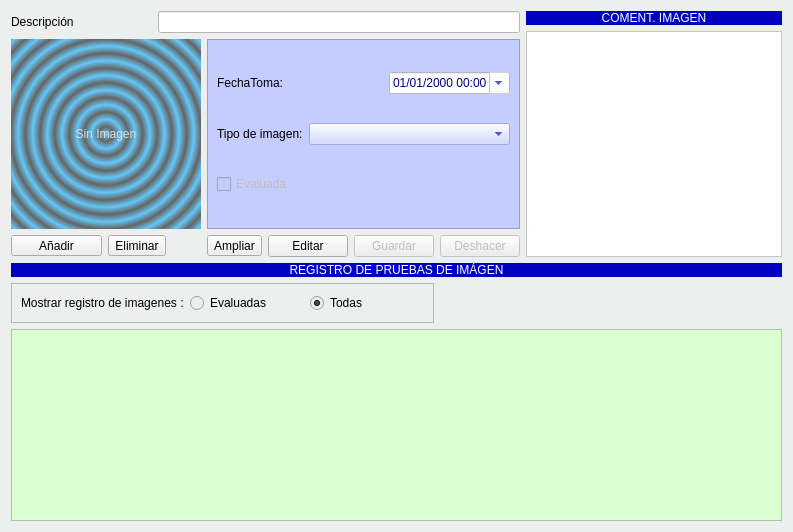
               <widget class="QWidget" name="tabWidget_2Page4">
                <property name="styleSheet">
                 <string notr="true">background-color: #ecefed;</string>
                </property>
                <attribute name="icon">
                 <iconset resource="../maya.qrc">
                  <normaloff>:/Icons/PNG/XRay.png</normaloff>:/Icons/PNG/XRay.png</iconset>
                </attribute>
                <attribute name="title">
                 <string>Imágenes</string>
                </attribute>
                <layout class="QGridLayout" name="gridLayout_19">
                 <item row="0" column="0" rowspan="2" colspan="2">
                  <widget class="QLabel" name="label_51">
                   <property name="maximumSize">
                    <size>
                     <width>16777215</width>
                     <height>27</height>
                    </size>
                   </property>
                   <property name="text">
                    <string>Descripción</string>
                   </property>
                  </widget>
                 </item>
                 <item row="0" column="2" rowspan="2" colspan="5">
                  <widget class="QLineEdit" name="lineEdit_descripcionimagen">
                   <property name="enabled">
                    <bool>false</bool>
                   </property>
                   <property name="styleSheet">
                    <string notr="true">color: rgb(0, 0, 128);
background-color: rgb(255, 255, 255);</string>
                   </property>
                  </widget>
                 </item>
                 <item row="0" column="7">
                  <widget class="QLabel" name="label_87">
                   <property name="maximumSize">
                    <size>
                     <width>16777215</width>
                     <height>27</height>
                    </size>
                   </property>
                   <property name="styleSheet">
                    <string notr="true">background-color: rgb(0, 0, 192);
color: rgb(255,255,255);
</string>
                   </property>
                   <property name="text">
                    <string>COMENT. IMAGEN</string>
                   </property>
                   <property name="alignment">
                    <set>Qt::AlignCenter</set>
                   </property>
                  </widget>
                 </item>
                 <item row="2" column="0" colspan="3">
                  <widget class="QLabel" name="lblImagenDiagnostico">
                   <property name="minimumSize">
                    <size>
                     <width>190</width>
                     <height>190</height>
                    </size>
                   </property>
                   <property name="styleSheet">
                    <string notr="true">background-color: qradialgradient(spread:repeat, cx:0.5, cy:0.5, radius:0.077, fx:0.5, fy:0.5, stop:0 rgba(0, 169, 255, 147), stop:0.497326 rgba(0, 0, 0, 147), stop:1 rgba(0, 169, 255, 147));
color: rgb(222, 222, 222);</string>
                   </property>
                   <property name="text">
                    <string>Sin Imagen</string>
                   </property>
                   <property name="alignment">
                    <set>Qt::AlignCenter</set>
                   </property>
                  </widget>
                 </item>
                 <item row="2" column="3" colspan="4">
                  <widget class="QFrame" name="frame_26">
                   <property name="styleSheet">
                    <string notr="true">background-color: rgb(197, 205, 255);</string>
                   </property>
                   <property name="frameShape">
                    <enum>QFrame::StyledPanel</enum>
                   </property>
                   <property name="frameShadow">
                    <enum>QFrame::Raised</enum>
                   </property>
                   <layout class="QGridLayout" name="gridLayout_11">
                    <item row="2" column="0">
                     <widget class="QCheckBox" name="checkBox_evaluada">
                      <property name="enabled">
                       <bool>false</bool>
                      </property>
                      <property name="text">
                       <string>Evaluada</string>
                      </property>
                     </widget>
                    </item>
                    <item row="1" column="0">
                     <widget class="QLabel" name="label_53">
                      <property name="text">
                       <string>Tipo de imagen:</string>
                      </property>
                     </widget>
                    </item>
                    <item row="1" column="1" colspan="4">
                     <widget class="QComboBox" name="comboBox_tipoImagen">
                      <property name="enabled">
                       <bool>false</bool>
                      </property>
                      <property name="minimumSize">
                       <size>
                        <width>116</width>
                        <height>0</height>
                       </size>
                      </property>
                      <property name="styleSheet">
                       <string notr="true">color: rgb(0, 0, 128);</string>
                      </property>
                     </widget>
                    </item>
                    <item row="0" column="0">
                     <widget class="QLabel" name="label_52">
                      <property name="text">
                       <string>FechaToma:</string>
                      </property>
                     </widget>
                    </item>
                    <item row="0" column="3" colspan="2">
                     <widget class="QDateTimeEdit" name="dateEdit_fechaimagen">
                      <property name="enabled">
                       <bool>false</bool>
                      </property>
                      <property name="maximumSize">
                       <size>
                        <width>165</width>
                        <height>16777215</height>
                       </size>
                      </property>
                      <property name="styleSheet">
                       <string notr="true">color: rgb(0, 0, 128);
background-color: rgb(255, 255, 255);</string>
                      </property>
                      <property name="displayFormat">
                       <string>dd/MM/yyyy HH:mm</string>
                      </property>
                      <property name="calendarPopup">
                       <bool>true</bool>
                      </property>
                     </widget>
                    </item>
                   </layout>
                  </widget>
                 </item>
                 <item row="3" column="0">
                  <widget class="QToolButton" name="btnAnadirImagen">
                   <property name="minimumSize">
                    <size>
                     <width>91</width>
                     <height>0</height>
                    </size>
                   </property>
                   <property name="toolTip">
                    <string/>
                   </property>
                   <property name="text">
                    <string>Añadir</string>
                   </property>
                   <property name="icon">
                    <iconset resource="../maya.qrc">
                     <normaloff>:/Icons/PNG/add.png</normaloff>:/Icons/PNG/add.png</iconset>
                   </property>
                   <property name="toolButtonStyle">
                    <enum>Qt::ToolButtonTextBesideIcon</enum>
                   </property>
                  </widget>
                 </item>
                 <item row="3" column="1" colspan="2">
                  <widget class="QToolButton" name="btnBorrarImagen">
                   <property name="toolTip">
                    <string/>
                   </property>
                   <property name="text">
                    <string>Eliminar</string>
                   </property>
                   <property name="icon">
                    <iconset resource="../maya.qrc">
                     <normaloff>:/Icons/PNG/Delete.png</normaloff>:/Icons/PNG/Delete.png</iconset>
                   </property>
                   <property name="toolButtonStyle">
                    <enum>Qt::ToolButtonTextBesideIcon</enum>
                   </property>
                  </widget>
                 </item>
                 <item row="3" column="3">
                  <widget class="QToolButton" name="btnVerImagen">
                   <property name="toolTip">
                    <string/>
                   </property>
                   <property name="text">
                    <string>Ampliar</string>
                   </property>
                   <property name="icon">
                    <iconset resource="../maya.qrc">
                     <normaloff>:/Icons/PNG/XRay.png</normaloff>:/Icons/PNG/XRay.png</iconset>
                   </property>
                   <property name="toolButtonStyle">
                    <enum>Qt::ToolButtonTextBesideIcon</enum>
                   </property>
                  </widget>
                 </item>
                 <item row="3" column="4">
                  <widget class="QPushButton" name="pushButton_editarimagen">
                   <property name="text">
                    <string>Editar</string>
                   </property>
                   <property name="icon">
                    <iconset resource="../maya.qrc">
                     <normaloff>:/Icons/PNG/edit.png</normaloff>:/Icons/PNG/edit.png</iconset>
                   </property>
                  </widget>
                 </item>
                 <item row="3" column="5">
                  <widget class="QPushButton" name="pushButton_GuardarImagen">
                   <property name="enabled">
                    <bool>false</bool>
                   </property>
                   <property name="text">
                    <string>Guardar</string>
                   </property>
                   <property name="icon">
                    <iconset resource="../maya.qrc">
                     <normaloff>:/Icons/PNG/Save.png</normaloff>:/Icons/PNG/Save.png</iconset>
                   </property>
                  </widget>
                 </item>
                 <item row="5" column="0" colspan="8">
                  <widget class="QLabel" name="label_17">
                   <property name="styleSheet">
                    <string notr="true">background-color: rgb(0, 0, 192);
color: rgb(255,255,255);
</string>
                   </property>
                   <property name="text">
                    <string>REGISTRO DE PRUEBAS DE IMÁGEN</string>
                   </property>
                   <property name="alignment">
                    <set>Qt::AlignCenter</set>
                   </property>
                  </widget>
                 </item>
                 <item row="6" column="0" colspan="6">
                  <widget class="QFrame" name="frame_6">
                   <property name="minimumSize">
                    <size>
                     <width>180</width>
                     <height>39</height>
                    </size>
                   </property>
                   <property name="frameShape">
                    <enum>QFrame::StyledPanel</enum>
                   </property>
                   <property name="frameShadow">
                    <enum>QFrame::Raised</enum>
                   </property>
                   <layout class="QHBoxLayout" name="horizontalLayout_8">
                    <item>
                     <widget class="QLabel" name="label_63">
                      <property name="text">
                       <string>Mostrar registro de imagenes :</string>
                      </property>
                     </widget>
                    </item>
                    <item>
                     <widget class="QRadioButton" name="radImagenEvaluada">
                      <property name="text">
                       <string>Evaluadas</string>
                      </property>
                      <property name="checked">
                       <bool>false</bool>
                      </property>
                     </widget>
                    </item>
                    <item>
                     <widget class="QRadioButton" name="radImagenPendiente">
                      <property name="text">
                       <string>Todas</string>
                      </property>
                      <property name="checked">
                       <bool>true</bool>
                      </property>
                     </widget>
                    </item>
                   </layout>
                  </widget>
                 </item>
                 <item row="7" column="0" colspan="8">
                  <widget class="QTableWidget" name="listaImagenes">
                   <property name="styleSheet">
                    <string notr="true">selection-background-color: rgb(37, 129, 4);
border-color: rgb(212, 255, 230);
alternate-background-color: rgb(113, 255, 153);
background-color: rgb(219, 255, 208);</string>
                   </property>
                   <property name="alternatingRowColors">
                    <bool>true</bool>
                   </property>
                   <property name="selectionBehavior">
                    <enum>QAbstractItemView::SelectRows</enum>
                   </property>
                  </widget>
                 </item>
                 <item row="3" column="6">
                  <widget class="QPushButton" name="pushButton_DeshacerImagen">
                   <property name="enabled">
                    <bool>false</bool>
                   </property>
                   <property name="text">
                    <string>Deshacer</string>
                   </property>
                   <property name="icon">
                    <iconset resource="../maya.qrc">
                     <normaloff>:/Icons/PNG/undo.png</normaloff>:/Icons/PNG/undo.png</iconset>
                   </property>
                  </widget>
                 </item>
                 <item row="1" column="7" rowspan="3">
                  <widget class="QPlainTextEdit" name="txtComentariosImagen">
                   <property name="enabled">
                    <bool>false</bool>
                   </property>
                   <property name="styleSheet">
                    <string notr="true">color: rgb(0, 0, 128);
background-color: rgb(255, 255, 255);</string>
                   </property>
                  </widget>
                 </item>
                </layout>
               </widget>
